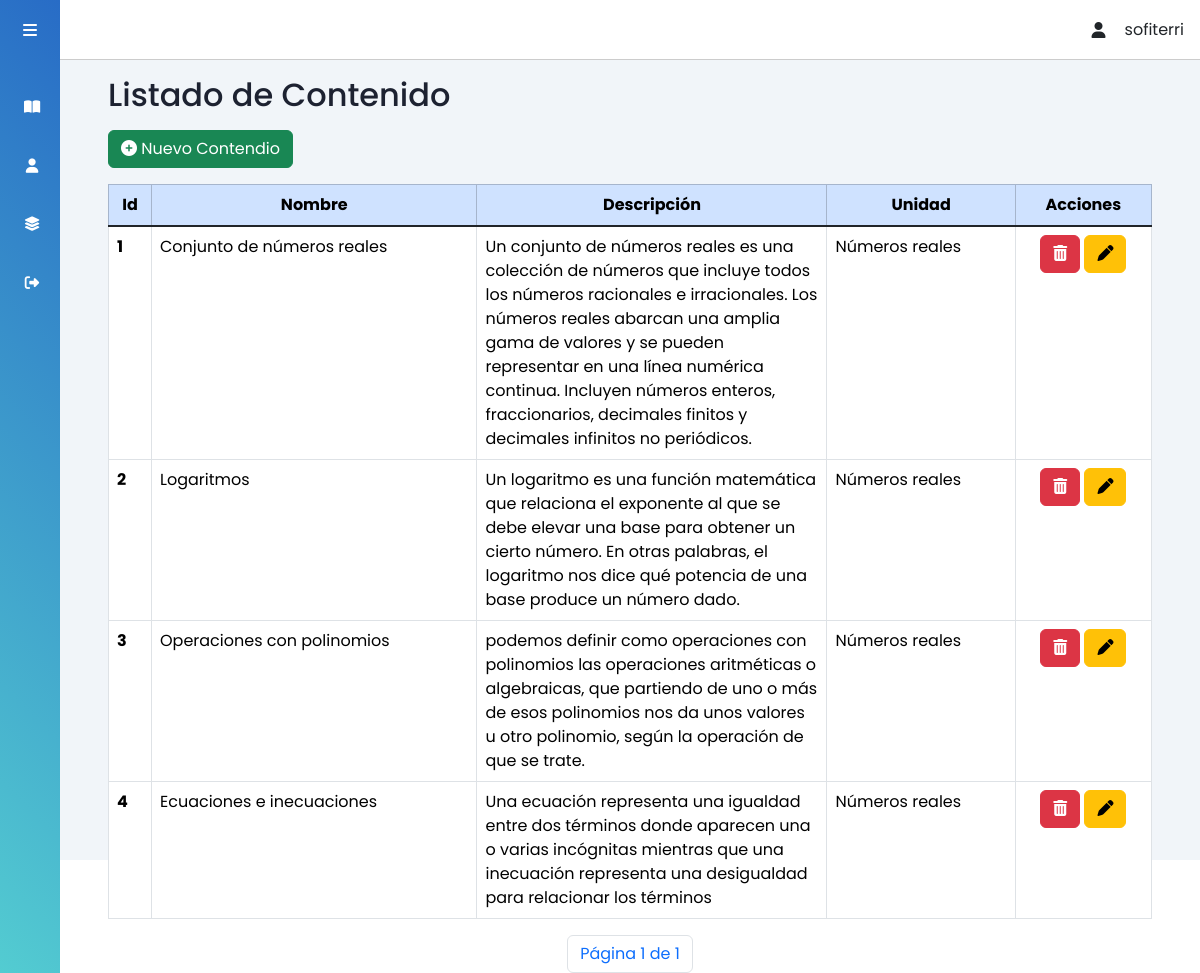
The page /contenido/ (signed in) on the database as committed earlier.
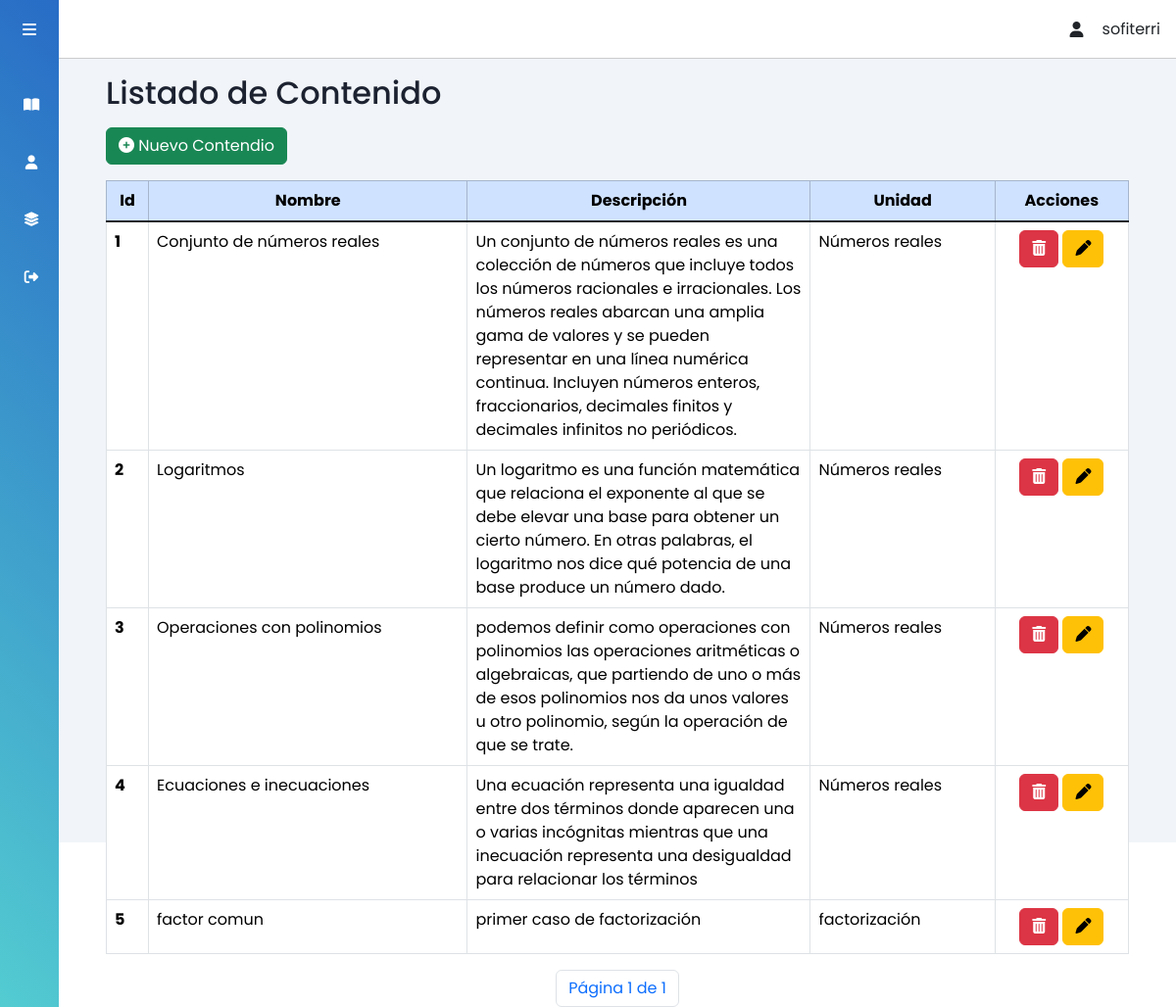
The same page on the database as committed later.
### tasks/models.py (models this page shows, shortened)
class Contenido(models.Model):
    nombre = models.CharField(max_length=100)
    descripcion= models.TextField(blank=True)
    unidad = models.ForeignKey(Unidad, on_delete=models.CASCADE)

class Unidad(models.Model):
    nombre = models.CharField(max_length=100)
    def __str__(self):
        return self.nombre

### tasks/views.py (the view)
# urls.py: path('contenido/', views.vwcontenido, name='contenido'),
@login_required
def vwcontenido(request):
    contenido_list = Contenido.objects.all()
    paginator = Paginator(contenido_list, 5)
    page = request.GET.get('page')  # Obtener el número de página de la URL
    try:
        contenido = paginator.page(page)
    except PageNotAnInteger:
        contenido = paginator.page(1)
    except EmptyPage:
        contenido = paginator.page(paginator.num_pages)
    return render(request, 'create_contenido.html', {'contenido': contenido, 'btnContenido': 'activado'})

### tasks/context_processors.py (called while the page is built)
def user_email(request):
    user = request.user
    if user.is_authenticated:
        email = user.email
        username = user.username
        first_name = user.first_name
        last_name = user.last_name
    else:
        email = None
        username = None
        first_name = None
        last_name = None
    return {
        'user_email': email,
        'user_username': username,
        'user_first_name': first_name,
        'user_last_name': last_name
    }

### tasks/templates/create_contenido.html (shortened to what this page needs)
{% extends 'profile.html' %}
{% load static %}
{% block content %}
<h2 class="dash-title">Listado de Contenido</h2>
<section class="row pl-5 w-100">
  <section class="form-group justify-content-center">
    <section class="col-sm-12">
      <button type="button" class="btn btn-success" data-bs-toggle="modal" data-bs-target="#modalRegister-Contenido">
        <i class="fa fa-plus-circle"></i> Nuevo Contendio
      </button>
      <div id="alertContainer" class="position-absolute top-0 end-0" style="padding-top: 20px;padding-right: 10px;">
      </div>
    </section>
  </section>
</section>
<div class="row">
  <div class="col-md-12 tabla-unidad mt-3">
    <table class="table table-bordered">
      <thead class="table-primary fixed-column-width">
        <tr class="encabezados-tabla">
          <th scope="col">Id</th>
          <th scope="col">Nombre</th>
          <th class="descripcion" scope="col">Descripción</th>
          <th scope="col">Unidad</th>
          <th scope="col">Acciones</th>
        </tr>
      </thead>
      <tbody class="table-group-divider ">
        {% if contenido %}
        {% for u in contenido %}
        <tr class="cuerpo-tabla" data-id="{{ u.id }}">
          <th scope="row">{{ u.id }}</th>
          <td class="nombre-contenido">{{ u.nombre }}</td>
          <td class="descripcion-contenido">{{ u.descripcion }}</td>
          <td class="unidad-contenido">{{ u.unidad }}</td>
          <td class="btnAc">
            <a class="btn btn-danger" href="javascript:confi_delet_contenido({{u.id}});"><i class="fa fa-trash"
                aria-hidden="true"></i></a>
            <button type="button" vid="{{ u.id }}" class="btnObtenerContenido btn btn-warning" data-bs-toggle="modal"
              data-bs-target="#modalEdit-Contenido">
              <i class="fa-solid fa-pen"></i>
            </button>
          </td>
        </tr>
        {% endfor %}
        {% else %}
        <p>No se encontraron contenido registradas.</p>
        {% endif %}
      </tbody>
    </table>
    <div class="d-flex justify-content-center mt-3" class="page-link">
      <div class="pagination">
        <li class="page-item"><a class="page-link">
          Página {{ contenido.number }} de {{ contenido.paginator.num_pages }}</a></li>
      </div>
    </div>
  </div>
</div>
{% endblock %}

### tasks/templates/profile.html (shortened to what this page needs)
{% load static %}
<!DOCTYPE html>
<html lang="en">
<head>
    <link href="https://cdn.jsdelivr.net/npm/bootstrap@5.3.1/dist/css/bootstrap.min.css" rel="stylesheet"
>
    <link rel="stylesheet" href="{% static 'css/style-profile.css' %}">
</head>
<body>
    <div class="panel-izquierdo">
        <div class="panel-izquierdo-encabezados">
            <label for="panel-izquierdo-boton" class="fa-solid fa-bars"></label>
        </div>
        <div class="panel-izquierdo-opciones">
            <ul>
                {% if user.is_authenticated %}
                {% if perms.tasks.add_unidad %}
                <li>
                    <a class="btn-opcion {{ btnUnidad }}" href="{% url 'unidad' %}">
                        <span class="fas fa-clipboard-check"></span>
                        <span>Unidad</span>
                    </a>
                </li>
                <li>
                    <a href="{% url 'contenido' %}">
                        <span class="fas fa-book-open"></span>
                        <span>Contenido</span>
                    </a>
                </li>
                <li>
                    <a href="{% url 'temas' %}">
                        <span class="fas fa-lightbulb"></span>
                        <span>Temas</span>
                    </a>
                </li>
                <li>
                    <a href="{% url 'material' %}">
                        <span class="fas fa-file-alt"></span>
                        <span>Material</span>
                    </a>
                </li>
                <li>
                    <a href="{% url 'visualizar_reporte' %}">
                        <span class="fa-solid fa-clipboard-user"></span>
                        <span>Reportes Estudiantes</span>
                    </a>
                </li>
                <li>
                    <a href="{% url 'aula_documento' %}">
                        <span class="fa-solid fa-file"></span>
                        <span>Reportes Contenido</span>
                    </a>
                </li>
                {% else %}
                <li>
                    <a href="{% url 'contenido_alu' %}">
                        <span class="fa-solid fa-book-open"></span>
                    </a>
                </li>
                <li>
                    <a href="{% url 'perfil_alu' %}">
                        <span class="fa-solid fa-user"></span>
                    </a>
                </li>
                <li>
                    <a href="{% url 'avance_alu' %}">
                        <span class="fa-solid fa-layer-group"></span>
                    </a>
                </li>
                {% endif %}
                <li>
                    <a href="{% url 'logout' %}">
                        <span class="fa-solid fa-right-from-bracket"></span>
                    </a>
                </li>
                {% endif %}
            </ul>
        </div>
    </div>
    <div class="main-content">
        <header class="encabezados-contenido">
            <div class="social-icons">
                <span class="fa-solid fa-user"></span>
                <span>{% if user_email %}{{ user_email }}{% else %}Invitado{% endif %}</span>
            </div>
        </header>
        <main>
            {% block content %}
            {% endblock %}
        </main>
    </div>
</body>
</html>

### static/css/style-profile.css (style rules this page uses)
:root { --main-color: #004aad; --main-colo2: #5DE0E6; --color-dark: #1D2231; --text-orange: #fcab4f; --text-black: #0d0f14; --text-white: #fff; }
* { font-family: 'Poppins', sans-serif; margin: 0; padding: 0; box-sizing: border-box; }
.panel-izquierdo { height: 100%; width: 240px; position: fixed; left: 0; top: 0; z-index: 100; background: linear-gradient(45deg, #53CCD1, #286CC6); color: #fff; overflow-y: auto; transition: width 500ms; }
.panel-izquierdo li { padding: 1rem; margin: 5px 0; border-radius: 8px; transition: all 0.5s ease-in-out; list-style-type: none; cursor: pointer; }
.panel-izquierdo-encabezados { display: flex; justify-content: space-between; align-items: center; height: 60px; padding: 0rem 1rem; }
.panel-izquierdo-opciones { padding: 1rem; }
.panel-izquierdo-opciones ul { padding: 0; margin: 0; }
.panel-izquierdo-opciones li { cursor: pointer; }
.panel-izquierdo a { color: #fff; font-size: .9rem; text-decoration: none; }
.main-content { position: relative; margin-left: 240px; transition: margin-left 500ms; }
.encabezados-contenido { position: fixed; left: 240px; top: 0; z-index: 100; width: calc(100% - 240px); background: #fff; height: 60px; padding: 0rem 1rem; display: flex; align-items: center; justify-content: space-between; border-bottom: 1px solid #ccc; transition: left 500ms; }
.social-icons { display: flex; align-items: center; }
.social-icons span, .social-icons div { margin-left: 1.2rem; }
main { margin-top: 60px; background: #f1f5f9; min-height: 90vh; padding: 1rem 3rem; height: 100vh; }
.dash-title { color: var(--color-dark); margin-bottom: 1rem; }
.fixed-column-width .descripcion, .fixed-column-width .descripcion-contenido { width: 350px; word-wrap: break-word; }
.encabezados-tabla { text-align: center; padding: 4px 8px; }
.cuerpo-tabla { text-align: left; }
.btnAc { text-align: center; }
@media only screen and (max-width: 1200px) { .panel-izquierdo { width: 60px; z-index: 150; } }
@media only screen and (max-width: 1200px) { .panel-izquierdo .panel-izquierdo-encabezados, .panel-izquierdo li { display: flex; justify-content: center; } }
@media only screen and (max-width: 1200px) { .main-content { margin-left: 60px; } }
@media only screen and (max-width: 1200px) { .main-content .encabezados-contenido { left: 60px; width: calc(100% - 60px); } }

Rows that differ between the two databases and show on the page:
added Contenido: id "5", nombre "factor comun", descripcion "primer caso de factorización", unidad "factorización"
